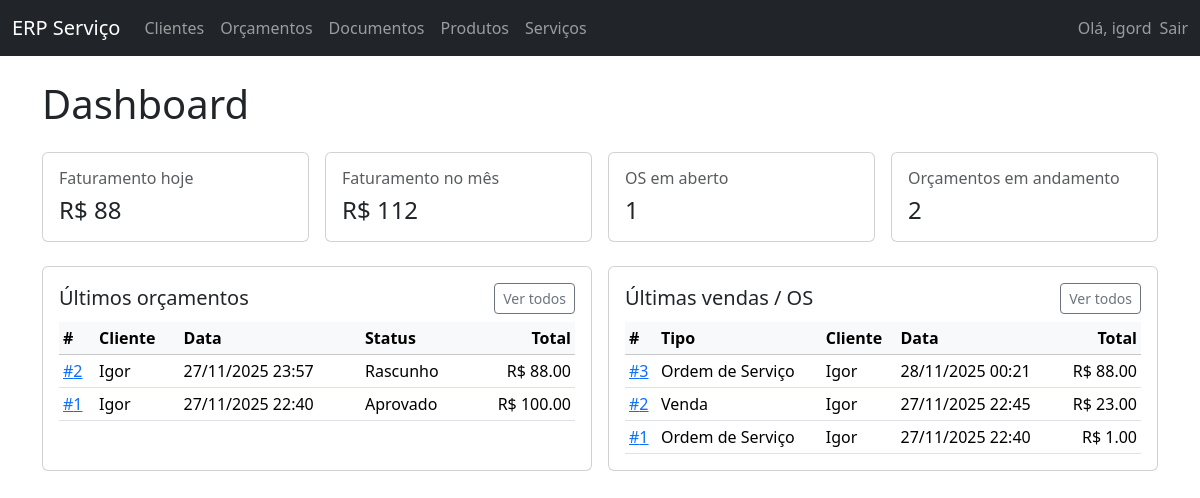
The app's page / (signed in) with its own data.
### core/models.py (models this page shows, shortened)
class Orcamento(models.Model):
    STATUS_CHOICES = [
        ('RASCUNHO', 'Rascunho'),
        ('ENVIADO', 'Enviado'),
        ('APROVADO', 'Aprovado'),
        ('RECUSADO', 'Recusado'),
    ]
    empresa = models.ForeignKey(Empresa, on_delete=models.CASCADE)
    cliente = models.ForeignKey(Cliente, on_delete=models.PROTECT)
    data = models.DateTimeField(auto_now_add=True)
    validade = models.DateField(blank=True, null=True)
    placa = models.CharField(max_length=10, blank=True, null=True)
    veiculo_descricao = models.CharField(
        max_length=100,
        blank=True,
        null=True,
        help_text='Ex.: SUV prata, Sedan preto, Moto vermelha...'
    )
    status = models.CharField(max_length=10, choices=STATUS_CHOICES, default='RASCUNHO')
    observacoes = models.TextField(blank=True, null=True)
    total = models.DecimalField(max_digits=12, decimal_places=2, default=0)

class Cliente(models.Model):
    empresa = models.ForeignKey(Empresa, on_delete=models.CASCADE)
    nome = models.CharField(max_length=150)
    documento = models.CharField(max_length=20, blank=True, null=True)
    telefone = models.CharField(max_length=20, blank=True, null=True)
    email = models.EmailField(blank=True, null=True)
    observacoes = models.TextField(blank=True, null=True)
    criado_em = models.DateTimeField(auto_now_add=True)

class Documento(models.Model):
    TIPO_CHOICES = [
        ('VENDA', 'Venda'),
        ('OS', 'Ordem de Serviço'),
    ]
    empresa = models.ForeignKey(
        Empresa,
        on_delete=models.CASCADE,
        related_name='documentos'
    )
    cliente = models.ForeignKey(
        Cliente,
        on_delete=models.PROTECT,
        related_name='documentos'
    )
    placa = models.CharField(max_length=10, blank=True, null=True)
    veiculo_descricao = models.CharField(max_length=100, blank=True, null=True)
    tipo = models.CharField(max_length=5, choices=TIPO_CHOICES)
    data = models.DateTimeField(auto_now_add=True)
    origem_orcamento = models.ForeignKey(
        Orcamento,
        on_delete=models.SET_NULL,
        blank=True,
        null=True,
        related_name='documentos'
    )
    total = models.DecimalField(max_digits=12, decimal_places=2, default=0)
    observacoes = models.TextField(blank=True, null=True)
    @property
    def valor_pago(self):
        soma = self.pagamentos.aggregate(total=Sum('valor'))['total']
        return soma or Decimal('0')
    @property
    def saldo(self):
        return self.total - self.valor_pago

### core/views.py (the view)
# urls.py: path('', views.dashboard, name='dashboard'),
@login_required
def dashboard(request):
    empresa = get_empresa_from_user(request.user)
    hoje = timezone.localdate()
    inicio_mes = hoje.replace(day=1)
    documentos_qs = Documento.objects.filter(empresa=empresa)
    faturamento_hoje = (
        documentos_qs.filter(data__date=hoje)
        .aggregate(total=Sum('total'))['total'] or Decimal('0')
    )
    faturamento_mes = (
        documentos_qs.filter(data__date__gte=inicio_mes, data__date__lte=hoje)
        .aggregate(total=Sum('total'))['total'] or Decimal('0')
    )
    ordens_servico = documentos_qs.filter(tipo='OS')
    os_abertas = [d for d in ordens_servico if d.saldo > 0]
    qtd_os_abertas = len(os_abertas)
    orcamentos_qs = Orcamento.objects.filter(empresa=empresa)
    orcamentos_abertos = orcamentos_qs.exclude(status='RECUSADO')
    qtd_orcamentos_abertos = orcamentos_abertos.count()
    ultimos_orcamentos = (
        orcamentos_qs.select_related('cliente')
        .order_by('-data')[:5]
    )
    ultimos_documentos = (
        documentos_qs.select_related('cliente')
        .order_by('-data')[:5]
    )
    contexto = {
        'empresa': empresa,
        'faturamento_hoje': faturamento_hoje,
        'faturamento_mes': faturamento_mes,
        'qtd_os_abertas': qtd_os_abertas,
        'qtd_orcamentos_abertos': qtd_orcamentos_abertos,
        'ultimos_orcamentos': ultimos_orcamentos,
        'ultimos_documentos': ultimos_documentos,
    }
    return render(request, 'core/dashboard.html', contexto)

### core/utils.py (called while the page is built)
def get_empresa_from_user(user):
    if not hasattr(user, 'perfil'):
        raise ImproperlyConfigured('Usuário sem perfil configurado.')
    return user.perfil.empresa

### core/templates/core/dashboard.html (shortened to what this page needs)
{% extends 'core/base.html' %}
{% block content %}
<h1 class="mb-4">Dashboard</h1>
<div class="row g-3 mb-4">
  <div class="col-md-3">
    <div class="card h-100">
      <div class="card-body">
        <h6 class="text-muted">Faturamento hoje</h6>
        <p class="h4 mb-0">R$ {{ faturamento_hoje }}</p>
      </div>
    </div>
  </div>
  <div class="col-md-3">
    <div class="card h-100">
      <div class="card-body">
        <h6 class="text-muted">Faturamento no mês</h6>
        <p class="h4 mb-0">R$ {{ faturamento_mes }}</p>
      </div>
    </div>
  </div>
  <div class="col-md-3">
    <div class="card h-100">
      <div class="card-body">
        <h6 class="text-muted">OS em aberto</h6>
        <p class="h4 mb-0">{{ qtd_os_abertas }}</p>
      </div>
    </div>
  </div>
  <div class="col-md-3">
    <div class="card h-100">
      <div class="card-body">
        <h6 class="text-muted">Orçamentos em andamento</h6>
        <p class="h4 mb-0">{{ qtd_orcamentos_abertos }}</p>
      </div>
    </div>
  </div>
</div>
<div class="row g-3">
  <div class="col-md-6">
    <div class="card h-100">
      <div class="card-body">
        <div class="d-flex justify-content-between align-items-center mb-2">
          <h5 class="card-title mb-0">Últimos orçamentos</h5>
          <a href="{% url 'core:orcamento_list' %}" class="btn btn-sm btn-outline-secondary">
            Ver todos
          </a>
        </div>
        <div class="table-responsive">
          <table class="table table-sm mb-0">
            <thead class="table-light">
              <tr>
                <th>#</th>
                <th>Cliente</th>
                <th>Data</th>
                <th>Status</th>
                <th class="text-end">Total</th>
              </tr>
            </thead>
            <tbody>
            {% for o in ultimos_orcamentos %}
              <tr>
                <td>
                  <a href="{% url 'core:orcamento_detail' o.pk %}">
                    #{{ o.id }}
                  </a>
                </td>
                <td>{{ o.cliente.nome }}</td>
                <td>{{ o.data|date:"d/m/Y H:i" }}</td>
                <td>{{ o.get_status_display }}</td>
                <td class="text-end">R$ {{ o.total }}</td>
              </tr>
            {% empty %}
              <tr>
                <td colspan="5" class="text-center">Nenhum orçamento.</td>
              </tr>
            {% endfor %}
            </tbody>
          </table>
        </div>
      </div>
    </div>
  </div>
  <div class="col-md-6">
    <div class="card h-100">
      <div class="card-body">
        <div class="d-flex justify-content-between align-items-center mb-2">
          <h5 class="card-title mb-0">Últimas vendas / OS</h5>
          <a href="{% url 'core:documento_list' %}" class="btn btn-sm btn-outline-secondary">
            Ver todos
          </a>
        </div>
        <div class="table-responsive">
          <table class="table table-sm mb-0">
            <thead class="table-light">
              <tr>
                <th>#</th>
                <th>Tipo</th>
                <th>Cliente</th>
                <th>Data</th>
                <th class="text-end">Total</th>
              </tr>
            </thead>
            <tbody>
            {% for d in ultimos_documentos %}
              <tr>
                <td>
                  <a href="{% url 'core:documento_detail' d.pk %}">
                    #{{ d.id }}
                  </a>
                </td>
                <td>{{ d.get_tipo_display }}</td>
                <td>{{ d.cliente.nome }}</td>
                <td>{{ d.data|date:"d/m/Y H:i" }}</td>
                <td class="text-end">R$ {{ d.total }}</td>
              </tr>
            {% empty %}
              <tr>
                <td colspan="5" class="text-center">Nenhum documento.</td>
              </tr>
            {% endfor %}
            </tbody>
          </table>
        </div>
      </div>
    </div>
  </div>
</div>
{% endblock %}

### core/templates/core/base.html (shortened to what this page needs)
<!DOCTYPE html>
<html lang="pt-br">
<head>
  <link href="https://cdn.jsdelivr.net/npm/bootstrap@5.3.3/dist/css/bootstrap.min.css" rel="stylesheet">
</head>
<body>
  <nav class="navbar navbar-expand-lg navbar-dark bg-dark mb-4">
    <div class="container-fluid">
      <a class="navbar-brand" href="{% url 'core:dashboard' %}">ERP Serviço</a>
      <div class="collapse navbar-collapse" id="navbarNav">
        <ul class="navbar-nav me-auto mb-2 mb-lg-0">
          <li class="nav-item">
            <a class="nav-link" href="{% url 'core:cliente_list' %}">Clientes</a>
          </li>
          <li class="nav-item">
            <a class="nav-link" href="{% url 'core:orcamento_list' %}">Orçamentos</a>
          </li>
          <li class="nav-item">
            <a class="nav-link" href="{% url 'core:documento_list' %}">Documentos</a>
          </li>
          <li class="nav-item">
            <a class="nav-link" href="{% url 'core:produto_list' %}">Produtos</a>
          </li>
          <li class="nav-item">
            <a class="nav-link" href="{% url 'core:servico_list' %}">Serviços</a>
          </li>
        </ul>
        <ul class="navbar-nav ms-auto mb-2 mb-lg-0">
          {% if user.is_authenticated %}
          <li class="nav-item me-2">
            <span class="navbar-text">
              Olá, {{ user.username }}
            </span>
          </li>
          <li class="nav-item">
            <form method="post" action="{% url 'logout' %}">
              <button type="submit" class="nav-link btn btn-link p-0 m-0 align-baseline">
                Sair
              </button>
            </form>
          </li>
          {% else %}
          <li class="nav-item">
            <a class="nav-link" href="{% url 'login' %}">Entrar</a>
          </li>
          {% endif %}
        </ul>
      </div>
    </div>
  </nav>
  <div class="container">
    {% block content %}{% endblock %}
  </div>
</body>
</html>

### records on screen
Orcamento: id "2", cliente.nome "Igor", data "27/11/2025 23:57", status "Rascunho", total "88.00"
Orcamento: id "1", cliente.nome "Igor", data "27/11/2025 22:40", status "Aprovado", total "100.00"
Documento: id "3", tipo "Ordem de Serviço", cliente.nome "Igor", data "28/11/2025 00:21", total "88.00"
Documento: id "2", tipo "Venda", cliente.nome "Igor", data "27/11/2025 22:45", total "23.00"
Documento: id "1", tipo "Ordem de Serviço", cliente.nome "Igor", data "27/11/2025 22:40", total "1.00"

### other values on screen
{{ user.username }} "igord"
{{ faturamento_hoje }} "88"
{{ faturamento_mes }} "112"
{{ qtd_os_abertas }} "1"
{{ qtd_orcamentos_abertos }} "2"
